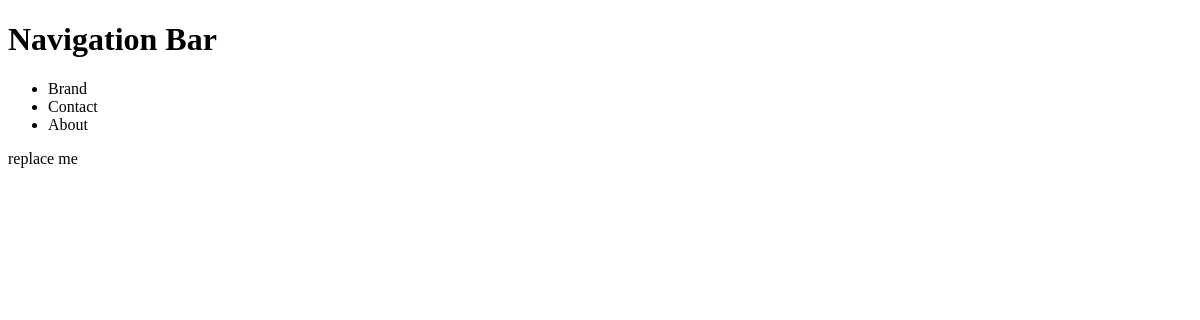
/products/, run on an earlier commit of the app's database.
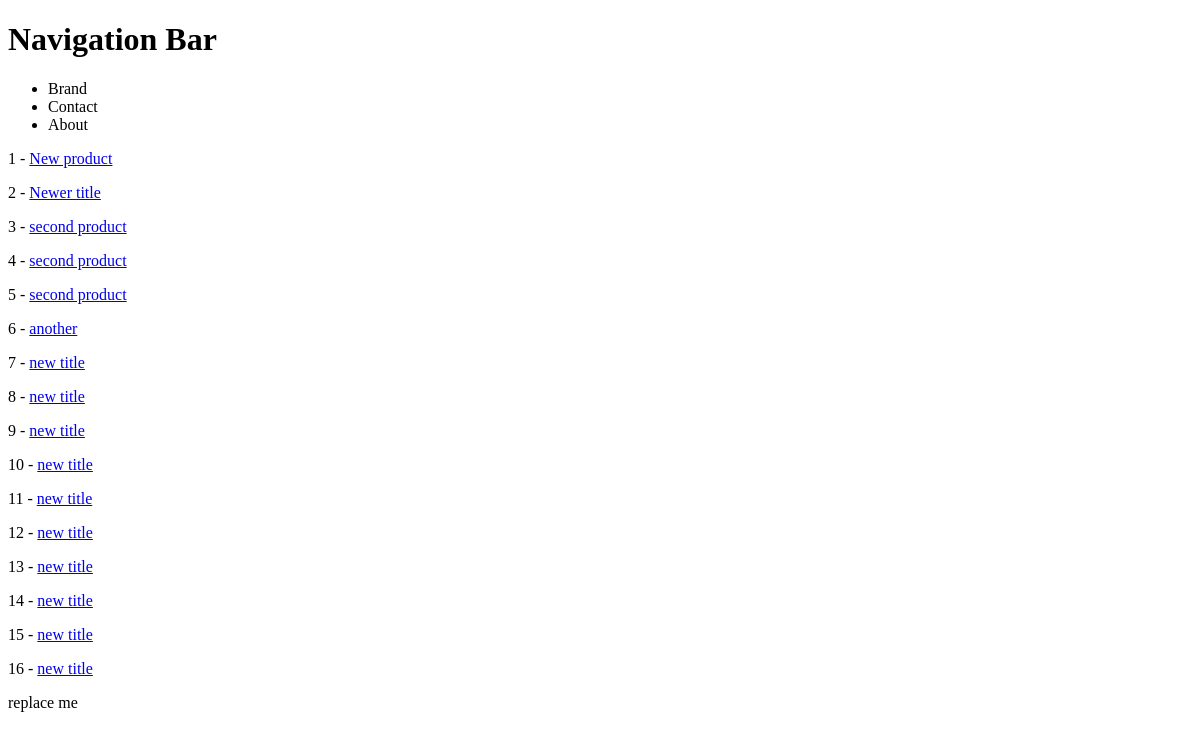
And on a later commit of the database.
### products/models.py (models this page shows)
class Product(models.Model):
    title = models.CharField(max_length=120)
    description = models.TextField(blank = True, null = True)
    price = models.DecimalField(decimal_places=2, max_digits=10000)
    summary = models.TextField(blank = False, null = False)
    featured = models.BooleanField(default=True) #null = True, default
    def get_absolute_url(self):
        return reverse("products:product-detail", kwargs ={"id":self.id})

### products/views.py (the view)
# urls.py: path('products/', product_list_view, name = 'product-list')
def product_list_view(request):
    queryset = Product.objects.all()
    context = {
       "object_list" : queryset
    }
    return render(request, "products/product_list.html", context)

### products/templates/products/product_list.html
{% extends 'base.html' %}
{% block content %}
    {% for instance in object_list %}
        <p>{{ instance.id }} - <a href = '{{ instance.get_absolute_url }}'>{{ instance.title}}</a>
        </p>
    {% endfor %}
{% endblock %}

### templates/base.html (shortened to what this page needs)
<!DOCTYPE html>
<html lang="en">
<head>
</head>
<body>
    <h1>Navigation Bar</h1>
    {% include 'navbar.html' %}
    {% block content %}{% endblock %}
       {% block another %}
        replace me
    {% endblock %}
</body>
</html>

### templates/navbar.html
<nav>
    <ul>
        <li>Brand</li>
        <li>Contact</li>
        <li>About</li>
    </ul>
</nav>

What changed in the data, as far as the page shows it:
added Product: id "1", title "New product"
added Product: id "2", title "Newer title"
added Product: id "3", title "second product"
added Product: id "4", title "second product"
added Product: id "5", title "second product"
added Product: id "6", title "another"
added Product: id "7", title "new title"
added Product: id "8", title "new title"
added Product: id "9", title "new title"
added Product: id "10", title "new title"
added Product: id "11", title "new title"
added Product: id "12", title "new title"
added Product: id "13", title "new title"
added Product: id "14", title "new title"
added Product: id "15", title "new title"
added Product: id "16", title "new title"
